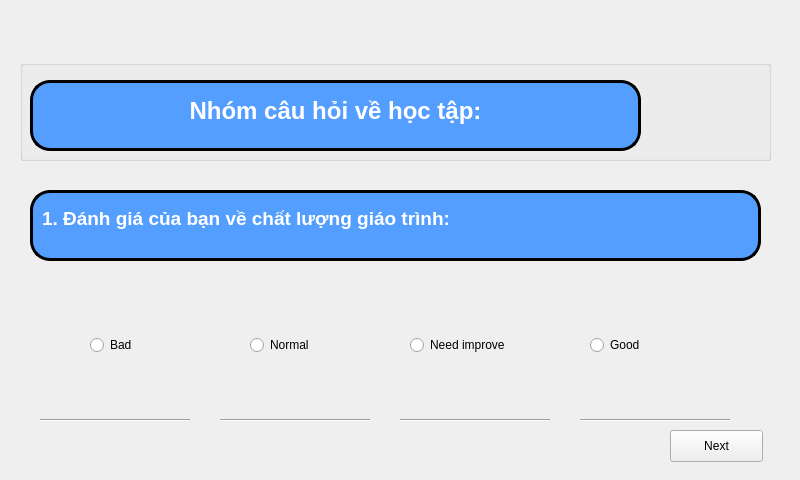
<?xml version="1.0" encoding="UTF-8"?>
<ui version="4.0">
 <class>studying</class>
 <widget class="QWidget" name="studying">
  <property name="geometry">
   <rect>
    <x>0</x>
    <y>0</y>
    <width>800</width>
    <height>480</height>
   </rect>
  </property>
  <property name="windowTitle">
   <string>Form</string>
  </property>
  <widget class="QStackedWidget" name="stackedWidget">
   <property name="geometry">
    <rect>
     <x>0</x>
     <y>30</y>
     <width>781</width>
     <height>461</height>
    </rect>
   </property>
   <property name="currentIndex">
    <number>0</number>
   </property>
   <widget class="QWidget" name="page_1">
    <widget class="QRadioButton" name="radioButton_4">
     <property name="geometry">
      <rect>
       <x>590</x>
       <y>290</y>
       <width>140</width>
       <height>50</height>
      </rect>
     </property>
     <property name="text">
      <string>Good</string>
     </property>
    </widget>
    <widget class="Line" name="line_4">
     <property name="geometry">
      <rect>
       <x>580</x>
       <y>370</y>
       <width>150</width>
       <height>41</height>
      </rect>
     </property>
     <property name="orientation">
      <enum>Qt::Horizontal</enum>
     </property>
    </widget>
    <widget class="QGroupBox" name="groupBox">
     <property name="geometry">
      <rect>
       <x>20</x>
       <y>30</y>
       <width>751</width>
       <height>101</height>
      </rect>
     </property>
     <property name="title">
      <string/>
     </property>
     <widget class="QTextBrowser" name="textBrowser">
      <property name="geometry">
       <rect>
        <x>10</x>
        <y>20</y>
        <width>611</width>
        <height>71</height>
       </rect>
      </property>
      <property name="styleSheet">
       <string notr="true">background-color: #549eff;
padding: 10px 5px;
border: 3px solid black;
border-radius: 20px;</string>
      </property>
      <property name="html">
       <string>&lt;!DOCTYPE HTML PUBLIC &quot;-//W3C//DTD HTML 4.0//EN&quot; &quot;http://www.w3.org/TR/REC-html40/strict.dtd&quot;&gt;
&lt;html&gt;&lt;head&gt;&lt;meta name=&quot;qrichtext&quot; content=&quot;1&quot; /&gt;&lt;style type=&quot;text/css&quot;&gt;
p, li { white-space: pre-wrap; }
&lt;/style&gt;&lt;/head&gt;&lt;body style=&quot; font-family:'PibotoLt'; font-size:12pt; font-weight:400; font-style:normal;&quot;&gt;
&lt;p align=&quot;center&quot; style=&quot; margin-top:0px; margin-bottom:0px; margin-left:0px; margin-right:0px; -qt-block-indent:0; text-indent:0px;&quot;&gt;&lt;span style=&quot; font-size:18pt; font-weight:600; color:#ffffff;&quot;&gt;Nhóm câu hỏi về học tập:&lt;/span&gt;&lt;/p&gt;&lt;/body&gt;&lt;/html&gt;</string>
      </property>
     </widget>
     <widget class="QLabel" name="label_2">
      <property name="geometry">
       <rect>
        <x>650</x>
        <y>10</y>
        <width>71</width>
        <height>71</height>
       </rect>
      </property>
      <property name="text">
       <string/>
      </property>
      <property name="pixmap">
       <pixmap resource="image.qrc">:/image/logo.png</pixmap>
      </property>
      <property name="scaledContents">
       <bool>true</bool>
      </property>
     </widget>
    </widget>
    <widget class="Line" name="line_2">
     <property name="geometry">
      <rect>
       <x>220</x>
       <y>370</y>
       <width>150</width>
       <height>41</height>
      </rect>
     </property>
     <property name="orientation">
      <enum>Qt::Horizontal</enum>
     </property>
    </widget>
    <widget class="Line" name="line">
     <property name="geometry">
      <rect>
       <x>40</x>
       <y>370</y>
       <width>150</width>
       <height>41</height>
      </rect>
     </property>
     <property name="orientation">
      <enum>Qt::Horizontal</enum>
     </property>
    </widget>
    <widget class="QRadioButton" name="radioButton_2">
     <property name="geometry">
      <rect>
       <x>250</x>
       <y>290</y>
       <width>140</width>
       <height>50</height>
      </rect>
     </property>
     <property name="text">
      <string>Normal</string>
     </property>
    </widget>
    <widget class="Line" name="line_3">
     <property name="geometry">
      <rect>
       <x>400</x>
       <y>370</y>
       <width>150</width>
       <height>41</height>
      </rect>
     </property>
     <property name="orientation">
      <enum>Qt::Horizontal</enum>
     </property>
    </widget>
    <widget class="QRadioButton" name="radioButton_1">
     <property name="geometry">
      <rect>
       <x>90</x>
       <y>290</y>
       <width>140</width>
       <height>50</height>
      </rect>
     </property>
     <property name="styleSheet">
      <string notr="true"/>
     </property>
     <property name="text">
      <string>Bad</string>
     </property>
    </widget>
    <widget class="QRadioButton" name="radioButton_3">
     <property name="geometry">
      <rect>
       <x>410</x>
       <y>290</y>
       <width>140</width>
       <height>50</height>
      </rect>
     </property>
     <property name="text">
      <string>Need improve</string>
     </property>
    </widget>
    <widget class="QTextBrowser" name="textBrowser_2">
     <property name="geometry">
      <rect>
       <x>30</x>
       <y>160</y>
       <width>731</width>
       <height>71</height>
      </rect>
     </property>
     <property name="styleSheet">
      <string notr="true">background-color: #549eff;
padding: 10px 5px;
border: 3px solid black;
border-radius: 20px;</string>
     </property>
     <property name="html">
      <string>&lt;!DOCTYPE HTML PUBLIC &quot;-//W3C//DTD HTML 4.0//EN&quot; &quot;http://www.w3.org/TR/REC-html40/strict.dtd&quot;&gt;
&lt;html&gt;&lt;head&gt;&lt;meta name=&quot;qrichtext&quot; content=&quot;1&quot; /&gt;&lt;style type=&quot;text/css&quot;&gt;
p, li { white-space: pre-wrap; }
&lt;/style&gt;&lt;/head&gt;&lt;body style=&quot; font-family:'PibotoLt'; font-size:12pt; font-weight:400; font-style:normal;&quot;&gt;
&lt;p style=&quot; margin-top:0px; margin-bottom:0px; margin-left:0px; margin-right:0px; -qt-block-indent:0; text-indent:0px;&quot;&gt;&lt;span style=&quot; font-size:14pt; font-weight:600; color:#ffffff;&quot;&gt;1. Đánh giá của bạn về chất lượng giáo trình:&lt;/span&gt;&lt;/p&gt;&lt;/body&gt;&lt;/html&gt;</string>
     </property>
    </widget>
    <widget class="QPushButton" name="next">
     <property name="geometry">
      <rect>
       <x>670</x>
       <y>400</y>
       <width>93</width>
       <height>32</height>
      </rect>
     </property>
     <property name="text">
      <string>Next</string>
     </property>
    </widget>
   </widget>
   <widget class="QWidget" name="page_2">
    <widget class="QRadioButton" name="radioButton_5">
     <property name="geometry">
      <rect>
       <x>580</x>
       <y>290</y>
       <width>140</width>
       <height>50</height>
      </rect>
     </property>
     <property name="text">
      <string>Good</string>
     </property>
    </widget>
    <widget class="Line" name="line_5">
     <property name="geometry">
      <rect>
       <x>570</x>
       <y>370</y>
       <width>150</width>
       <height>41</height>
      </rect>
     </property>
     <property name="orientation">
      <enum>Qt::Horizontal</enum>
     </property>
    </widget>
    <widget class="QGroupBox" name="groupBox_2">
     <property name="geometry">
      <rect>
       <x>10</x>
       <y>30</y>
       <width>751</width>
       <height>101</height>
      </rect>
     </property>
     <property name="title">
      <string/>
     </property>
     <widget class="QTextBrowser" name="textBrowser_3">
      <property name="geometry">
       <rect>
        <x>10</x>
        <y>20</y>
        <width>611</width>
        <height>71</height>
       </rect>
      </property>
      <property name="styleSheet">
       <string notr="true">background-color: #549eff;
padding: 10px 5px;
border: 3px solid black;
border-radius: 20px;</string>
      </property>
      <property name="html">
       <string>&lt;!DOCTYPE HTML PUBLIC &quot;-//W3C//DTD HTML 4.0//EN&quot; &quot;http://www.w3.org/TR/REC-html40/strict.dtd&quot;&gt;
&lt;html&gt;&lt;head&gt;&lt;meta name=&quot;qrichtext&quot; content=&quot;1&quot; /&gt;&lt;style type=&quot;text/css&quot;&gt;
p, li { white-space: pre-wrap; }
&lt;/style&gt;&lt;/head&gt;&lt;body style=&quot; font-family:'PibotoLt'; font-size:12pt; font-weight:400; font-style:normal;&quot;&gt;
&lt;p align=&quot;center&quot; style=&quot; margin-top:0px; margin-bottom:0px; margin-left:0px; margin-right:0px; -qt-block-indent:0; text-indent:0px;&quot;&gt;&lt;span style=&quot; font-size:18pt; font-weight:600; color:#ffffff;&quot;&gt;Nhóm câu hỏi về học tập:&lt;/span&gt;&lt;/p&gt;&lt;/body&gt;&lt;/html&gt;</string>
      </property>
     </widget>
     <widget class="QLabel" name="label_3">
      <property name="geometry">
       <rect>
        <x>650</x>
        <y>10</y>
        <width>71</width>
        <height>71</height>
       </rect>
      </property>
      <property name="text">
       <string/>
      </property>
      <property name="pixmap">
       <pixmap resource="image.qrc">:/image/logo.png</pixmap>
      </property>
      <property name="scaledContents">
       <bool>true</bool>
      </property>
     </widget>
    </widget>
    <widget class="Line" name="line_6">
     <property name="geometry">
      <rect>
       <x>210</x>
       <y>370</y>
       <width>150</width>
       <height>41</height>
      </rect>
     </property>
     <property name="orientation">
      <enum>Qt::Horizontal</enum>
     </property>
    </widget>
    <widget class="Line" name="line_7">
     <property name="geometry">
      <rect>
       <x>30</x>
       <y>370</y>
       <width>150</width>
       <height>41</height>
      </rect>
     </property>
     <property name="orientation">
      <enum>Qt::Horizontal</enum>
     </property>
    </widget>
    <widget class="QRadioButton" name="radioButton_6">
     <property name="geometry">
      <rect>
       <x>240</x>
       <y>290</y>
       <width>140</width>
       <height>50</height>
      </rect>
     </property>
     <property name="text">
      <string>Normal</string>
     </property>
    </widget>
    <widget class="Line" name="line_8">
     <property name="geometry">
      <rect>
       <x>390</x>
       <y>370</y>
       <width>150</width>
       <height>41</height>
      </rect>
     </property>
     <property name="orientation">
      <enum>Qt::Horizontal</enum>
     </property>
    </widget>
    <widget class="QRadioButton" name="radioButton_7">
     <property name="geometry">
      <rect>
       <x>80</x>
       <y>290</y>
       <width>140</width>
       <height>50</height>
      </rect>
     </property>
     <property name="styleSheet">
      <string notr="true"/>
     </property>
     <property name="text">
      <string>Bad</string>
     </property>
    </widget>
    <widget class="QRadioButton" name="radioButton_8">
     <property name="geometry">
      <rect>
       <x>400</x>
       <y>290</y>
       <width>140</width>
       <height>50</height>
      </rect>
     </property>
     <property name="text">
      <string>Need improve</string>
     </property>
    </widget>
    <widget class="QTextBrowser" name="textBrowser_4">
     <property name="geometry">
      <rect>
       <x>20</x>
       <y>160</y>
       <width>731</width>
       <height>71</height>
      </rect>
     </property>
     <property name="styleSheet">
      <string notr="true">background-color: #549eff;
padding: 10px 5px;
border: 3px solid black;
border-radius: 20px;</string>
     </property>
     <property name="html">
      <string>&lt;!DOCTYPE HTML PUBLIC &quot;-//W3C//DTD HTML 4.0//EN&quot; &quot;http://www.w3.org/TR/REC-html40/strict.dtd&quot;&gt;
&lt;html&gt;&lt;head&gt;&lt;meta name=&quot;qrichtext&quot; content=&quot;1&quot; /&gt;&lt;style type=&quot;text/css&quot;&gt;
p, li { white-space: pre-wrap; }
&lt;/style&gt;&lt;/head&gt;&lt;body style=&quot; font-family:'PibotoLt'; font-size:12pt; font-weight:400; font-style:normal;&quot;&gt;
&lt;p style=&quot; margin-top:0px; margin-bottom:0px; margin-left:0px; margin-right:0px; -qt-block-indent:0; text-indent:0px;&quot;&gt;&lt;span style=&quot; font-size:14pt; font-weight:600; color:#000000;&quot;&gt;2. Đánh giá của bạn về thời lượng mỗi môn học:&lt;/span&gt;&lt;/p&gt;&lt;/body&gt;&lt;/html&gt;</string>
     </property>
    </widget>
   </widget>
  </widget>
 </widget>
 <resources>
  <include location="image.qrc"/>
 </resources>
 <connections/>
</ui>
